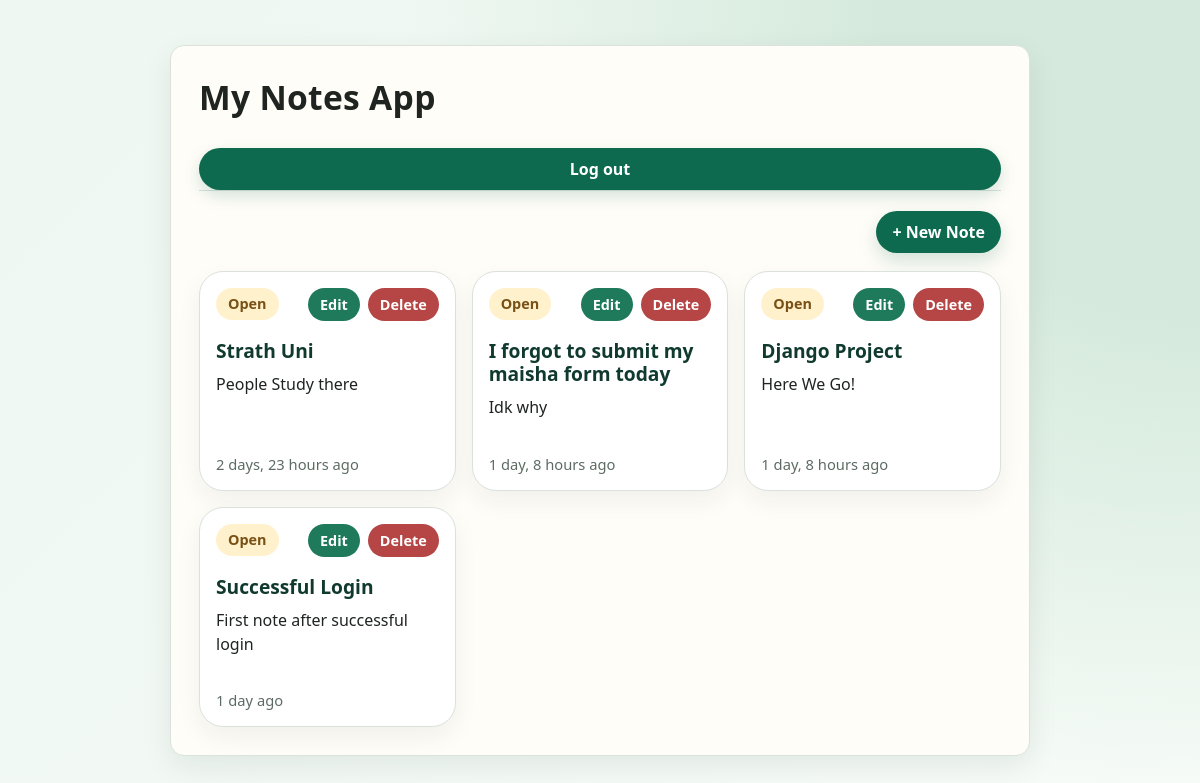
Screenshot of / (signed in) with the database file from the repository.
### notes/models.py (models this page shows, shortened)
class Note(models.Model):
    title=models.CharField(max_length=200)
    content= models.TextField()
    created_at= models.DateTimeField(auto_now_add=True)
    is_done= models.BooleanField(default=False)
    category=models.ForeignKey('Category', on_delete=models.CASCADE,null= True, blank=True)
    user=models.ForeignKey(settings.AUTH_USER_MODEL, on_delete=models.CASCADE)

### notes/views.py (the view)
# urls.py: path('', views.NoteListView.as_view(), name='note_list'),
class NoteListView(LoginRequiredMixin, ListView):
    model=Note
    template_name='notes/list.html'
    context_object_name='notes'
    def get_queryset(self):
        return Note.objects.filter(user=self.request.user)

### notes/templates/notes/list.html (shortened to what this page needs)
{% extends 'notes/base.html' %}
{% block content %}
<div class="page-toolbar">
  <a class="new-note-link" href="{% url 'note_create' %}">+ New Note</a>
</div>
<ul class="note-list">
  {% for note in notes %}
  <li class="note-card">
    <div class="note-card-top">
      <span class="note-badge {% if note.is_done %}badge-done{% else %}badge-open{% endif %}">
        {% if note.is_done %}Done{% else %}Open{% endif %}
      </span>
      <div class="note-actions">
        <a class="action-link action-edit" href="{% url 'note_update' note.pk %}">Edit</a>
        <a class="action-link action-delete" href="{% url 'note_delete' note.pk %}">Delete</a>
      </div>
    </div>
    <div class="note-content">
      <strong class="note-title">{{ note.title }}</strong>
      <p class="note-text">{{ note.content|truncatechars:140 }}</p>
      <p class="note-meta">{{ note.created_at|timesince }} ago</p>
    </div>
  </li>
  {% empty %}
  <li class="empty-state">No notes yet.</li>
  {% endfor %}
</ul>
{% endblock %}

### notes/templates/notes/base.html (shortened to what this page needs)
{% load static %}
<!doctype html>
<html>
  <head>
    <link rel="stylesheet" href="{% static 'notes/login.css' %}">
    <link rel="stylesheet" href="{% static 'notes/styles.css' %}" />
  </head>
  <body>
    <main>
      <div class="app-header">
        <h1>My Notes App</h1>
        {% if user.is_authenticated %}
        <form method="post" action="{% url 'logout' %}" class="form-actions logout-form">
          <button type="submit" class="logout-button">Log out</button>
        </form>
        {% endif %}
      </div>
      <hr />
      {% block content %} {% endblock %}
    </main>
  </body>
  </body>
</html>

### notes/static/notes/login.css (style rules this page uses)
:root { --bg-deep: #0f1b17; --bg-mid: #16261f; --surface: #1c2b24; --text: #eef2ef; --muted: #8fa79c; --accent: #4fd1a5; --accent-dim: rgba(79, 209, 165, 0.15); --border: #2a3b33; }
* { box-sizing: border-box; }
body { margin: 0; min-height: 100vh; display: flex; align-items: center; justify-content: center; padding: 24px; font-family: "Segoe UI", Tahoma, Geneva, Verdana, sans-serif; color: var(--text); background: radial-gradient(circle at 20% 20%, var(--bg-mid) 0%, transparent 50%), linear-gradient(160deg, var(--bg-deep) 0%, #0a1310 100%); }
button[type="submit"] { width: 100%; margin-top: 8px; padding: 12px; border: none; border-radius: 10px; background: var(--accent); color: #0a1310; font-size: 1rem; font-weight: 700; cursor: pointer; transition: filter 0.15s; }

### rows the page displays
Note: is_done "Open", title "Strath Uni", content "People Study there", created_at "2 days, 23 hours"
Note: is_done "Open", title "I forgot to submit my maisha form today", content "Idk why", created_at "1 day, 8 hours"
Note: is_done "Open", title "Django Project", content "Here We Go!", created_at "1 day, 8 hours"
Note: is_done "Open", title "Successful Login", content "First note after successful login", created_at "1 day"
